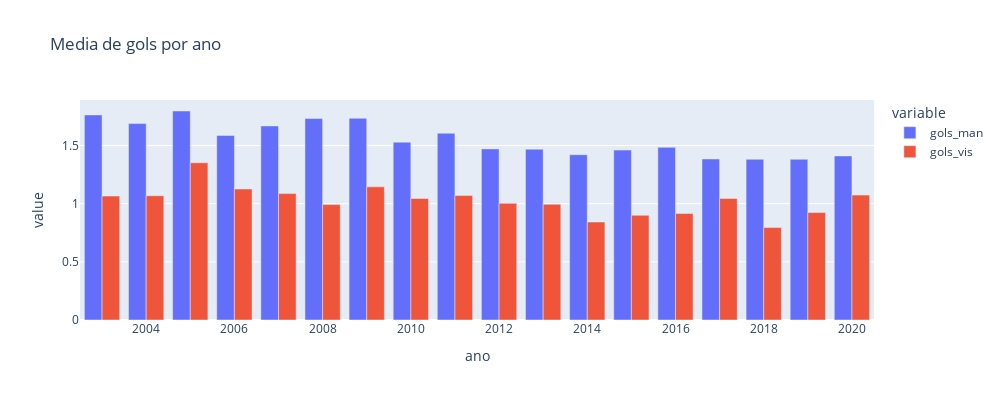

Notebook cell for this chart:
### Code cell
#dados_x = dados_1['ano_campeonato']
#dados_y = dados[['gols_man', 'gols_vis']].mean()

dados_1 = dados.groupby('ano_campeonato')[['gols_man', 'gols_vis']].mean()
dados_1['ano'] = dados_1.index
dados_y = dados_1['gols_man']
#display(dados_1)
#linha x = dados_x
#linha y = dados_y

#dados_gol = px.data


fig = px.bar(dados_1, x = 'ano', y =  ['gols_man', 'gols_vis'],width=1000, height = 400 , barmode='group', title = 'Media de gols por ano')
fig.show()

### Figure 1 — Plotly figure (JSON) as saved in the notebook; plotly's stock layout.template omitted (floating-point values rounded to 4 significant figures)
{"data": [{"alignmentgroup": "True", "hovertemplate": "variable=gols_man<br>ano=%{x}<br>value=%{y}<extra></extra>", "legendgroup": "gols_man", "marker": {"color": "#636efa", "pattern": {"shape": ""}}, "name": "gols_man", "offsetgroup": "gols_man", "orientation": "v", "showlegend": true, "textposition": "auto", "type": "bar", "x": [2003, 2004, 2005, 2006, 2007, 2008, 2009, 2010, 2011, 2012, 2013, 2014, 2015, 2016, 2017, 2018, 2019, 2020], "xaxis": "x", "y": [1.763, 1.689, 1.797, 1.587, 1.668, 1.732, 1.734, 1.529, 1.605, 1.471, 1.468, 1.421, 1.461, 1.484, 1.384, 1.382, 1.382, 1.411], "yaxis": "y"}, {"alignmentgroup": "True", "hovertemplate": "variable=gols_vis<br>ano=%{x}<br>value=%{y}<extra></extra>", "legendgroup": "gols_vis", "marker": {"color": "#EF553B", "pattern": {"shape": ""}}, "name": "gols_vis", "offsetgroup": "gols_vis", "orientation": "v", "showlegend": true, "textposition": "auto", "type": "bar", "x": [2003, 2004, 2005, 2006, 2007, 2008, 2009, 2010, 2011, 2012, 2013, 2014, 2015, 2016, 2017, 2018, 2019, 2020], "xaxis": "x", "y": [1.066, 1.068, 1.352, 1.126, 1.087, 0.9921, 1.145, 1.045, 1.071, 1.003, 0.9947, 0.8421, 0.9, 0.9158, 1.045, 0.7947, 0.9237, 1.074], "yaxis": "y"}], "layout": {"barmode": "group", "height": 400, "legend": {"title": {"text": "variable"}, "tracegroupgap": 0}, "title": {"text": "Media de gols por ano"}, "width": 1000, "xaxis": {"anchor": "y", "domain": [0, 1], "title": {"text": "ano"}}, "yaxis": {"anchor": "x", "domain": [0, 1], "title": {"text": "value"}}}}
